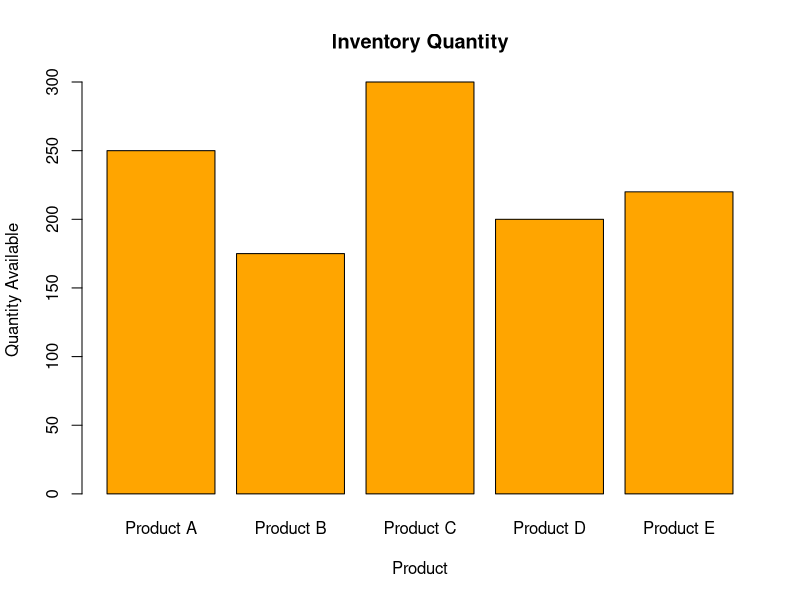

Generate this figure with R:
# Product Inventory Dataset

product <- c("Product A","Product B","Product C","Product D","Product E")
quantity <- c(250,175,300,200,220)

# Bar Chart
barplot(quantity,
        names.arg=product,
        col="orange",
        main="Inventory Quantity",
        xlab="Product",
        ylab="Quantity Available")

# Table
inventory_data <- data.frame(product,quantity)
print(inventory_data)
